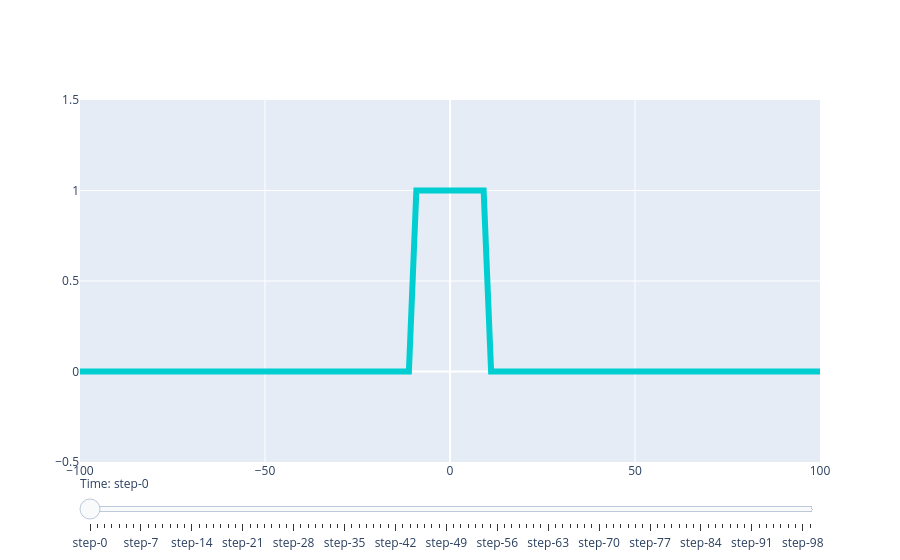

The cell this chart's notebook holds for it:
### Markdown cell above
Podemos usar as células abaixo para animar soluções da equação do calor em uma barra infinita

### Code cell
import numpy as np
import plotly.graph_objects as go


#difusividade térmica c**2
c = 1


#limite da integral
M = 100

# variável do comprimento

numpoints = 100
x = np.linspace(-M,M,numpoints)


# variável do tempo em segundos
N=25
t_max = 10
t = np.linspace(0,t_max)


# Condição inicial
#f = np.exp(-x**2)
f = np.piecewise(x, [x < -10, (x>-10) & (x<10), x>10], [0,1,0])
#f = np.piecewise(x, [x < 0, x >= 0], [0, 1])



# Calculando a solução
def sol(x, tt):
    if tt ==0:
        sol= f
    else:
        sol = np.zeros(len(x))
        for i in range(len(x)):
            for j in range(len(x)):
                sol[i] = sol[i]+f[j]*np.exp(-(x[i]-x[j])**2/(4*c**2*tt))
        sol = sol/np.sqrt(np.pi*tt)/numpoints*M/c
    return sol
"""
sol = np.zeros((len(x),len(t)))
sol[:,0] = f
for k in range(1,len(t)):
    for i in range(len(x)):
        for j in range(len(x)):
            sol[i,k] = sol[i,k]+f[j]*np.exp(-(x[i]-x[j])**2/(4*c**2*t[k]))
    sol[i,k] = sol[i,k]/np.sqrt(np.pi*t[k])/numpoints*2*M
"""


# Create figure
ymin = -0.5 #mínimo para eixo y
ymax = 1.5 #máximo para eixo y
fig = go.Figure(layout_yaxis_range=[ymin, ymax])


# Add traces, one for each slider step
for step in np.arange(0, t_max, 0.1):
    trace=go.Scatter(
            visible=False,
            line=dict(color="#00CED1", width=6),
            name="𝜈 = " + str(step),
            y = sol(x,step),
            x=x
        )
    fig.add_trace(
        trace)

# Make 10th trace visible
fig.data[0].visible = True

# Create and add slider
steps = []
for i in range(len(fig.data)):
    step = dict(
        method="update",
        args=[{"visible": [False] * len(fig.data)},
              {"title": "Time: " + str(i/10)}],  # layout attribute
    )
    step["args"][0]["visible"][i] = True  # Toggle i'th trace to "visible"
    steps.append(step)

sliders = [dict(
    active=0,
    currentvalue={"prefix": "Time: "},
    pad={"t": 10},
    steps=steps
)]

fig.update_layout(
    sliders=sliders
)

fig.show()
